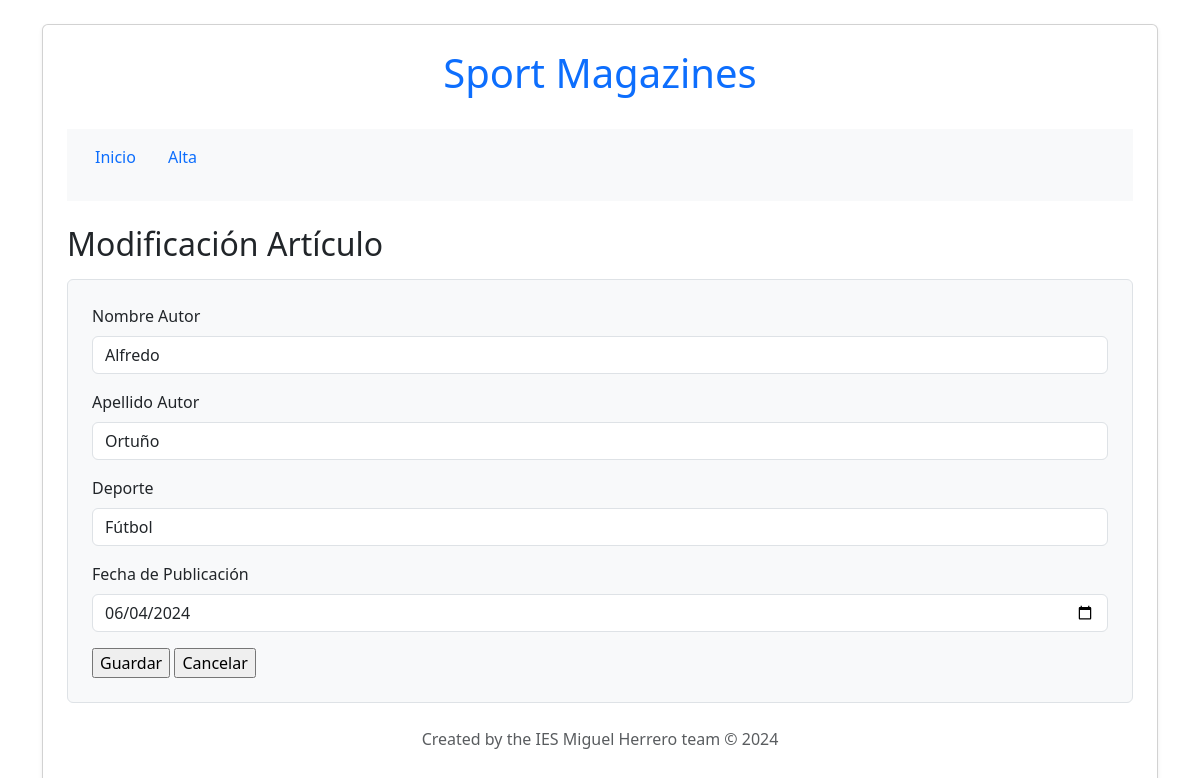
The page /edit.php?id=1 on the database its author committed.
### tables this page shows
CREATE TABLE articulos (
  articulo_id INT UNSIGNED AUTO_INCREMENT PRIMARY KEY,
  apellido_autor VARCHAR(100) NOT NULL,
  nombre_autor VARCHAR(100) NOT NULL,
  deporte VARCHAR(100) NOT NULL,
  fecha_publicacion DATE NOT NULL
);

### src/edit.php (the view, shortened to what this page needs)
<?php
include_once("config.php");
?>
<!DOCTYPE html>
<html>
<head>
    <link href="https://cdn.jsdelivr.net/npm/bootstrap@5.3.0/dist/css/bootstrap.min.css" rel="stylesheet">
</head>
<body class="container py-4">
<div class="card p-4 shadow-sm">
    <header class="text-center mb-4">
        <h1 class="text-primary">Sport Magazines</h1>
    </header>
    <nav class="navbar navbar-expand-lg navbar-light bg-light mb-4">
        <div class="container-fluid">
            <ul class="nav nav-pills mb-3">
                <li class="nav-item"><a class="nav-link" href="index.php">Inicio</a></li>
                <li class="nav-item"><a class="nav-link" href="add.html">Alta</a></li>
            </ul>
        </div>
    </nav>
    <main>
        <h2 class="mb-3">Modificación Artículo</h2>
        <?php
        $articulo_id = $mysqli->real_escape_string($_GET['id']);
        $resultado = $mysqli->query("SELECT apellido_autor, nombre_autor, deporte, fecha_publicacion FROM articulos WHERE articulo_id = $articulo_id");
        $fila = $resultado->fetch_array();
        ?>
        <form action="edit_action.php" method="post" class="border p-4 rounded bg-light">
            <div class="mb-3">
                <label for="nombre_autor" class="form-label">Nombre Autor</label>
                <input type="text" class="form-control" name="nombre_autor" id="nombre_autor" value="<?php echo htmlspecialchars($fila['nombre_autor']); ?>" required>
            </div>
            <div class="mb-3">
                <label for="apellido_autor" class="form-label">Apellido Autor</label>
                <input type="text" class="form-control" name="apellido_autor" id="apellido_autor" value="<?php echo htmlspecialchars($fila['apellido_autor']); ?>" required>
            </div>
            <div class="mb-3">
                <label for="deporte" class="form-label">Deporte</label>
                <input type="text" class="form-control" name="deporte" id="deporte" value="<?php echo htmlspecialchars($fila['deporte']); ?>" required>
            </div>
            <div class="mb-3">
                <label for="fecha_publicacion" class="form-label">Fecha de Publicación</label>
                <input type="date" class="form-control" name="fecha_publicacion" id="fecha_publicacion" value="<?php echo htmlspecialchars($fila['fecha_publicacion']); ?>" required>
            </div>
            <input type="submit" name="modifica" value="Guardar">
            <input type="button" value="Cancelar" onclick="location.href='index.php'">
        </form>
    </main>
    <footer class="text-center mt-4">
        <p class="text-muted">Created by the IES Miguel Herrero team &copy; 2024</p>
    </footer>
</div>
</body>
</html>

### rows shown on the page
articulos: nombre_autor "Alfredo", apellido_autor "Ortuño", deporte "Fútbol", fecha_publicacion "06/04/2024"
